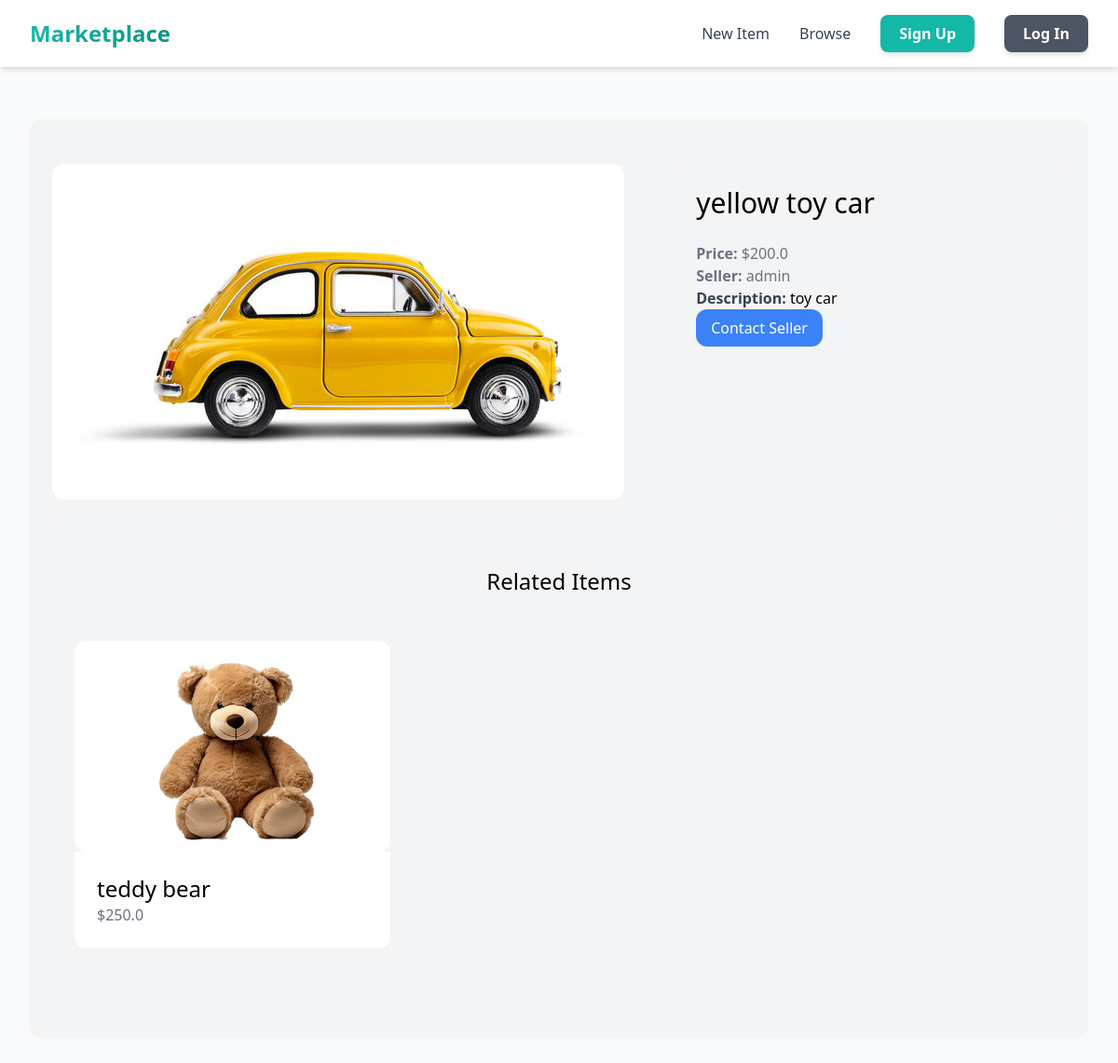
Screenshot of /items/3/ with the database file from the repository.
### item/models.py (models this page shows, shortened)
class item(models.Model):
    category = models.ForeignKey(category, related_name='items', on_delete=models.CASCADE)
    name= models.CharField(max_length=255)
    description = models.TextField(blank=True, null=True)
    price = models.FloatField()
    image = models.ImageField(upload_to='item_images', blank=True, null=True)
    is_sold = models.BooleanField(default=False)
    created_at = models.DateTimeField(auto_now_add=True)
    created_by = models.ForeignKey(User, related_name='items', on_delete=models.CASCADE)

### item/views.py (the view)
# urls.py: path('<int:pk>/', views.conversation_detail, name='detail'),
def detail(request, pk):
    current_item = get_object_or_404(item, pk=pk)
    related_items = item.objects.filter(
        category=current_item.category,
        is_sold=False
    ).exclude(pk=pk)[0:2]
    return render(request, 'item/detail.html', {
        'item': current_item,
        'related_items': related_items,
    })

### item/templates/item/detail.html (shortened to what this page needs)
{% extends 'core/base.html' %}
{% block content %}
<div class="mt-6 px-6 py-12 bg-gray-100 rounded-xl">
    <div class="grid grid-cols-5 gap-6">
        <div class="col-span-3">
            <img src="{{ item.image.url }}" alt="{{ item.name }}" class="rounded-xl">
        </div>
    <div class="col-span-2 p-6 bg-gray-100 rounded-xl">
        <h1 class="mb-6 text-3xl">{{ item.name }}</h1>
        <p class="text-gray-500"><strong>Price:</strong> ${{ item.price }}</p>
        <p class="text-gray-500"><strong>Seller:</strong> {{ item.created_by.username }}</p>
        {% if item.description %}
            <p>
                <strong class="text-gray-700">Description:</strong>
                {{ item.description }}
            </p>
        {% endif %}
        {% if request.user == item.created_by %}
        <div class="'mt-6 p-6 bg-white rounded-xl">
            <p>This is your item!</p>
            <a href="{% url 'item:edit' item.id %}" class="inline-block mt-6 px-6 py-3 text-lg font-semibold bg-green-500 text-white rounded-xl"> Edit</a>
            <a href="{% url 'item:delete' item.id %}" class="inline-block mt-6 px-6 py-3 text-lg font-semibold bg-red-500 text-white rounded-xl"> Delete</a>
        </div>
        {% else %}
        <a href="{% url 'conversation:new' item.id %}" class="inline-block bg-blue-500 text-white py-2 px-4 rounded-xl hover:bg-blue-600">Contact Seller</a>
        {% endif %}
    </div>
</div>
<div class="mt-6 px-6 py-12 bg-gray-100 rounded-xl">
    <h2 class="mb-12 text-2xl text-center"> Related Items</h2>
    <div class="grid grid-cols-3 gap-3">
        {% for item in related_items %}
            <div>
                <a href="{% url 'item:detail' item.id %}">
                    <div>
                        <img src="{{ item.image.url }}" alt="{{ item.name }}" class="rounded-xl">
                    </div>
                    <div class="p-6 bg-white rounded-b-xl">
                        <h2 class="text-2xl">{{ item.name }}</h2>
                        <p class="text-gray-500">${{ item.price }}</p>
                    </div>
                </a>
            </div>
        {% endfor %}
    </div>
{% endblock %}

### rows the page displays
item: image (picture), name "yellow toy car", price "200.0", created_by.username "admin", description "toy car"
item: image (picture), name "teddy bear", price "250.0"
